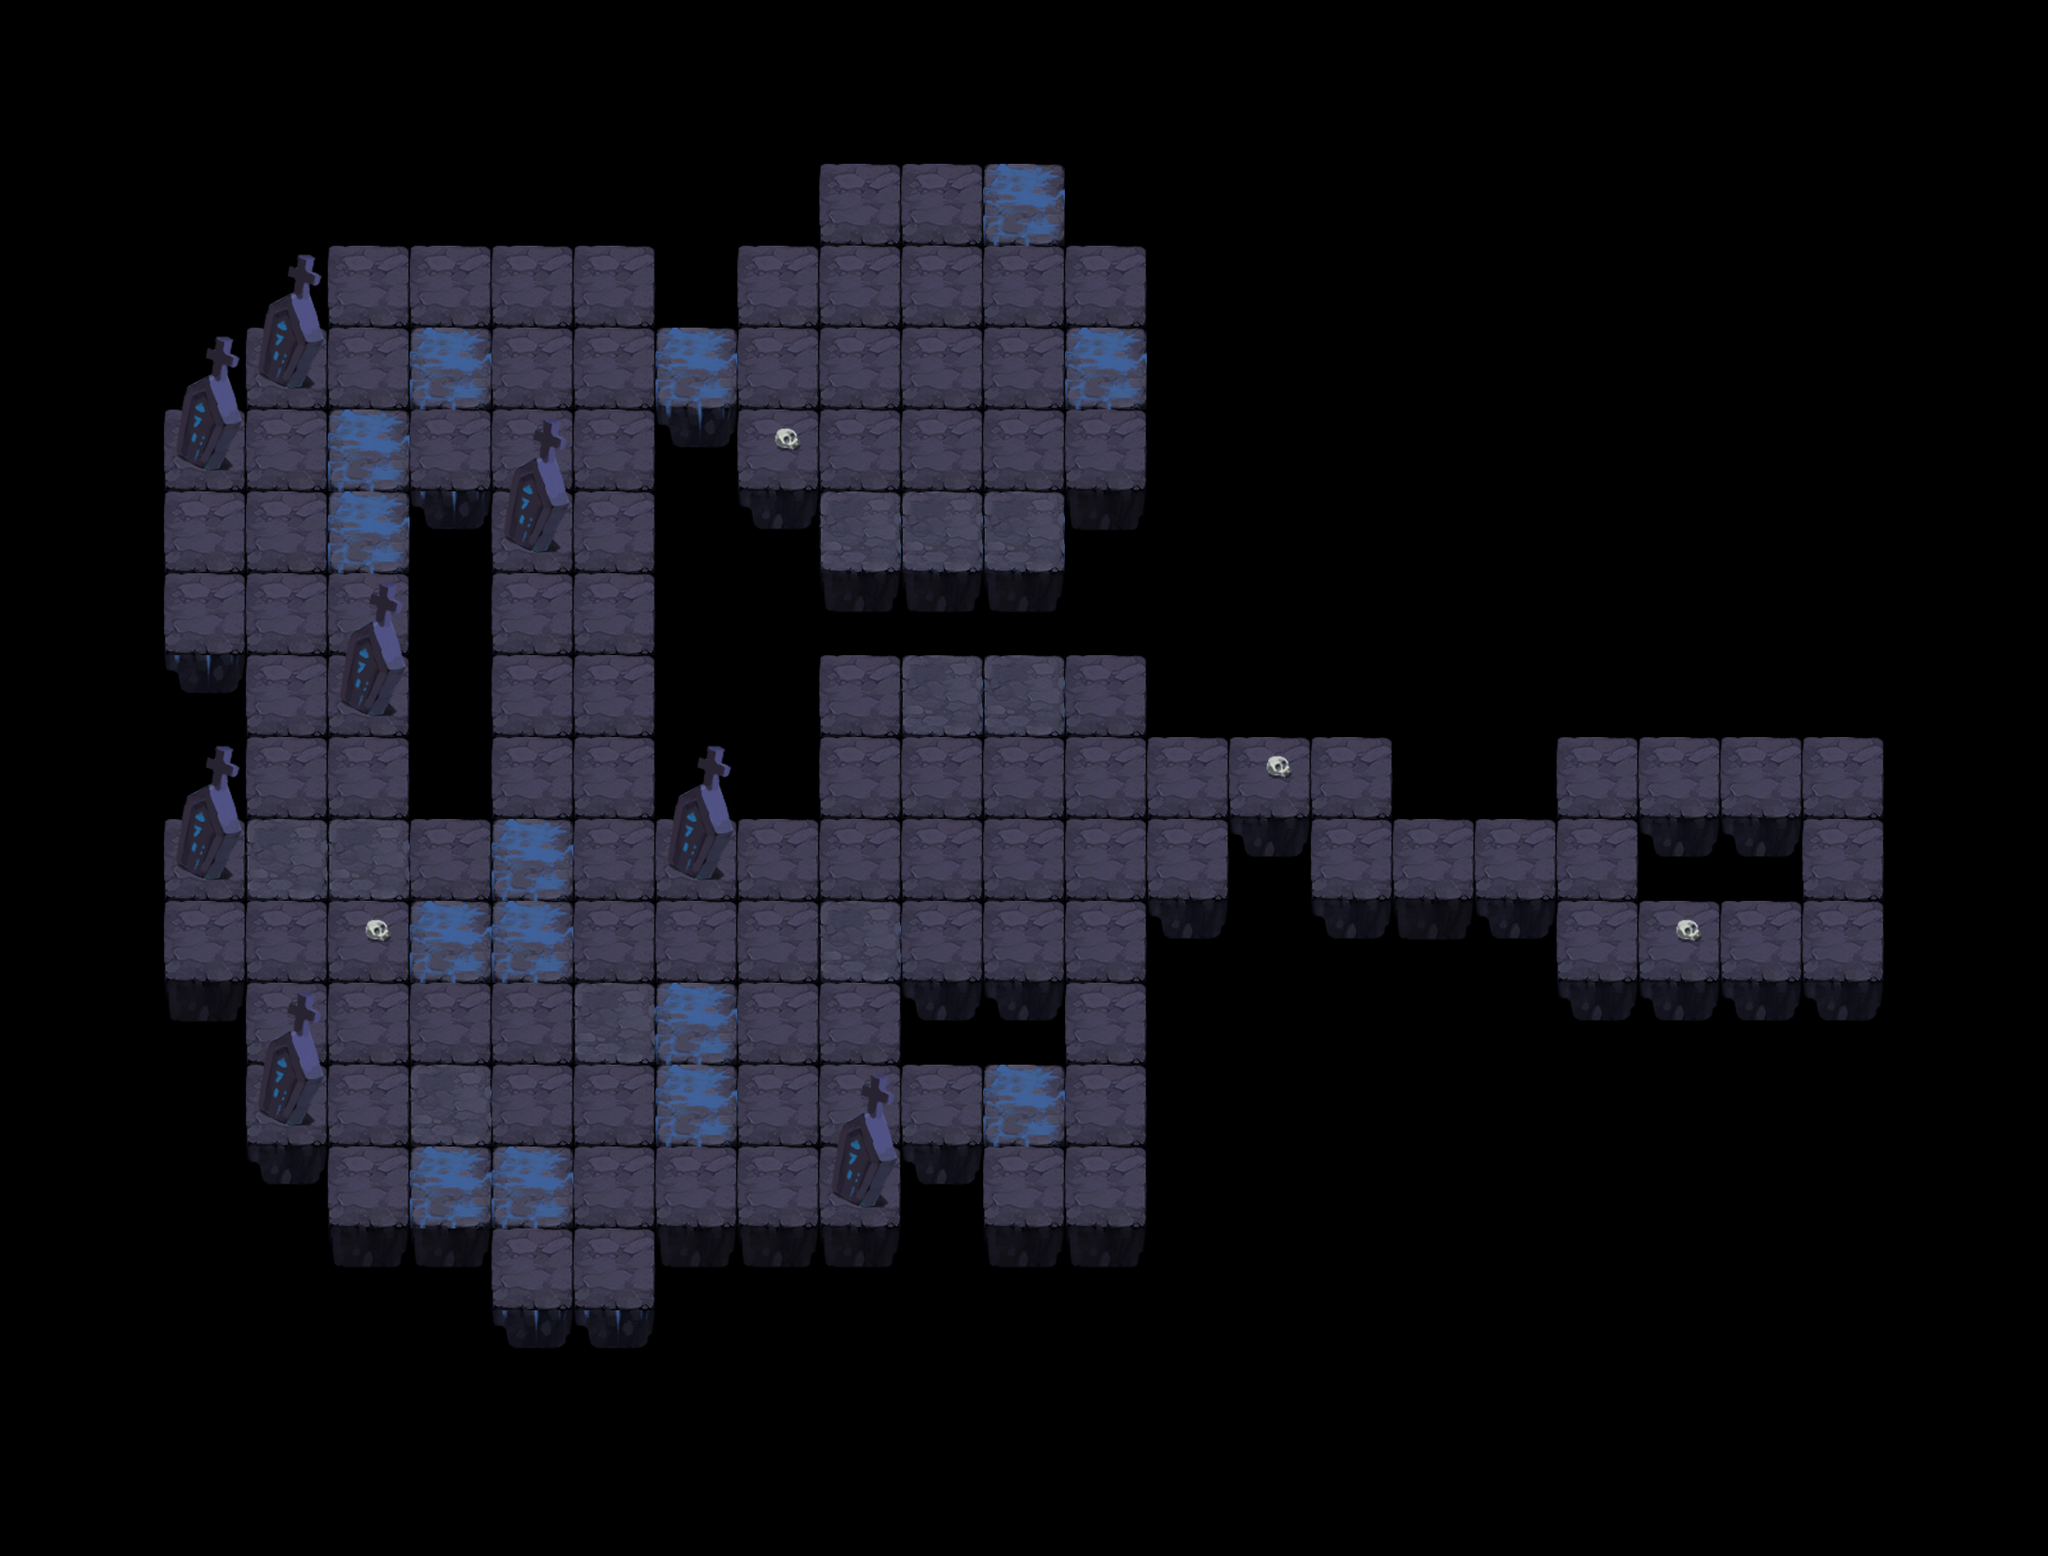

Rendered tile map (Tiled .tmx) drawn with the repository's tilesets; below, a short description and the map source with its tile grids summarised:
An orthogonal 25x19 tile map with 88x88 px tiles, 4 tile layers (Road, BG, temple, decoration), 5 tilesets and 4 objects (4, 1, 2, 3).

<map version="1.0" orientation="orthogonal" renderorder="right-down" width="25" height="19" tilewidth="88" tileheight="88" nextobjectid="9">
 <tileset firstgid="1" name="ditu_dongxue88" tilewidth="88" tileheight="88">
  <image source="ditu_dongxue88.png" width="264" height="440" />
 </tileset>
 <tileset firstgid="16" name="transfer" tilewidth="176" tileheight="176">
  <image source="transfer.png" width="176" height="176" />
 </tileset>
 <tileset firstgid="17" name="walk" tilewidth="88" tileheight="88">
  <image source="walk.png" width="88" height="88" />
 </tileset>
 <tileset firstgid="18" name="crystal" tilewidth="106" tileheight="189">
  <image source="crystal.png" width="106" height="189" />
 </tileset>
 <tileset firstgid="19" name="fuben" tilewidth="119" tileheight="236">
  <image source="fuben.png" width="119" height="236" />
 </tileset>
 <layer name="Road" width="25" height="19">
  <data>[475 cells, 117 non-empty, 1 distinct tile ids]</data>
 </layer>
 <layer name="BG" width="25" height="19">
  <data>[475 cells, 171 non-empty, 7 distinct tile ids]</data>
 </layer>
 <objectgroup name="Key">
  <object id="2" type="4" gid="16" x="968" y="528" />
  <object id="4" name="player" type="1" x="1936" y="792" width="88" height="88">
   <ellipse />
  </object>
  <object id="6" type="2" gid="18" x="1003" y="987.33" />
  <object id="8" name="101" type="3" gid="19" x="558.33" y="1256.67" />
 </objectgroup>
 <layer name="temple" width="25" height="19">
  <data>[475 cells, 0 non-empty, 0 distinct tile ids]</data>
 </layer>
 <layer name="decoration" width="25" height="19">
  <data>[475 cells, 25 non-empty, 4 distinct tile ids]</data>
 </layer>
</map>
